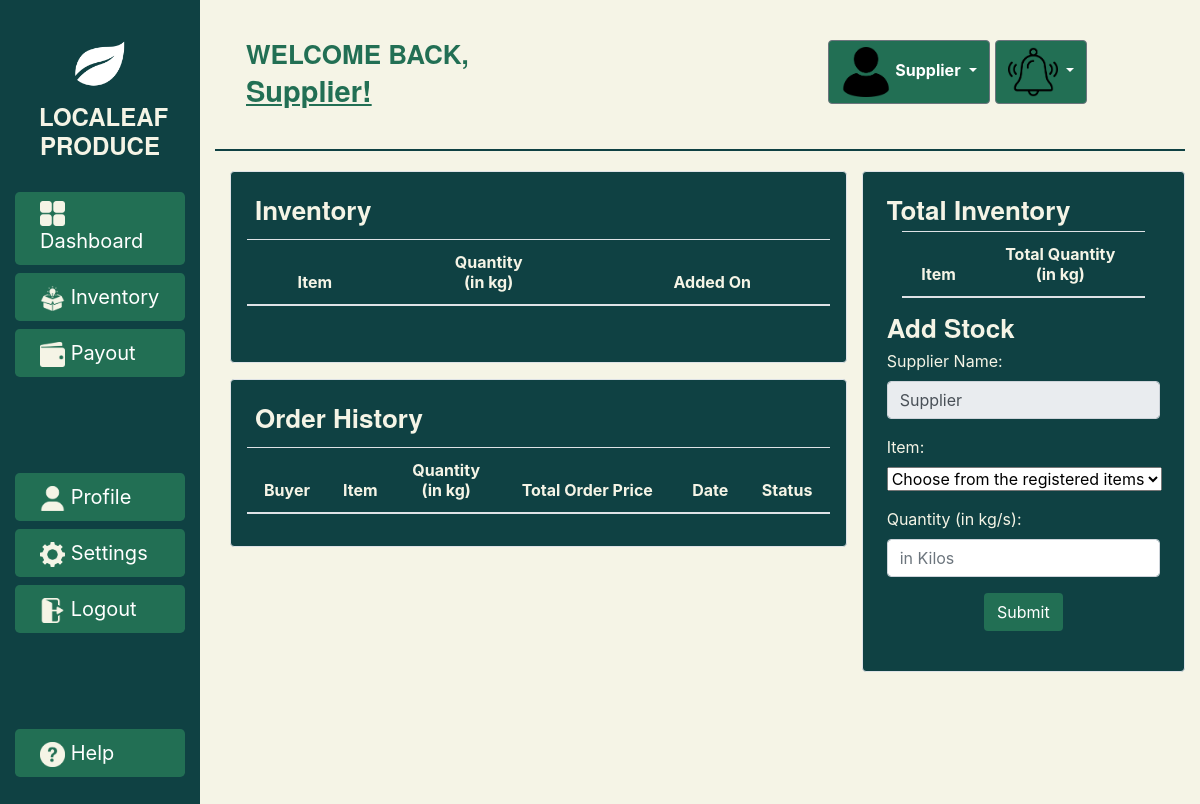
The app's page /s_inventory, older data.
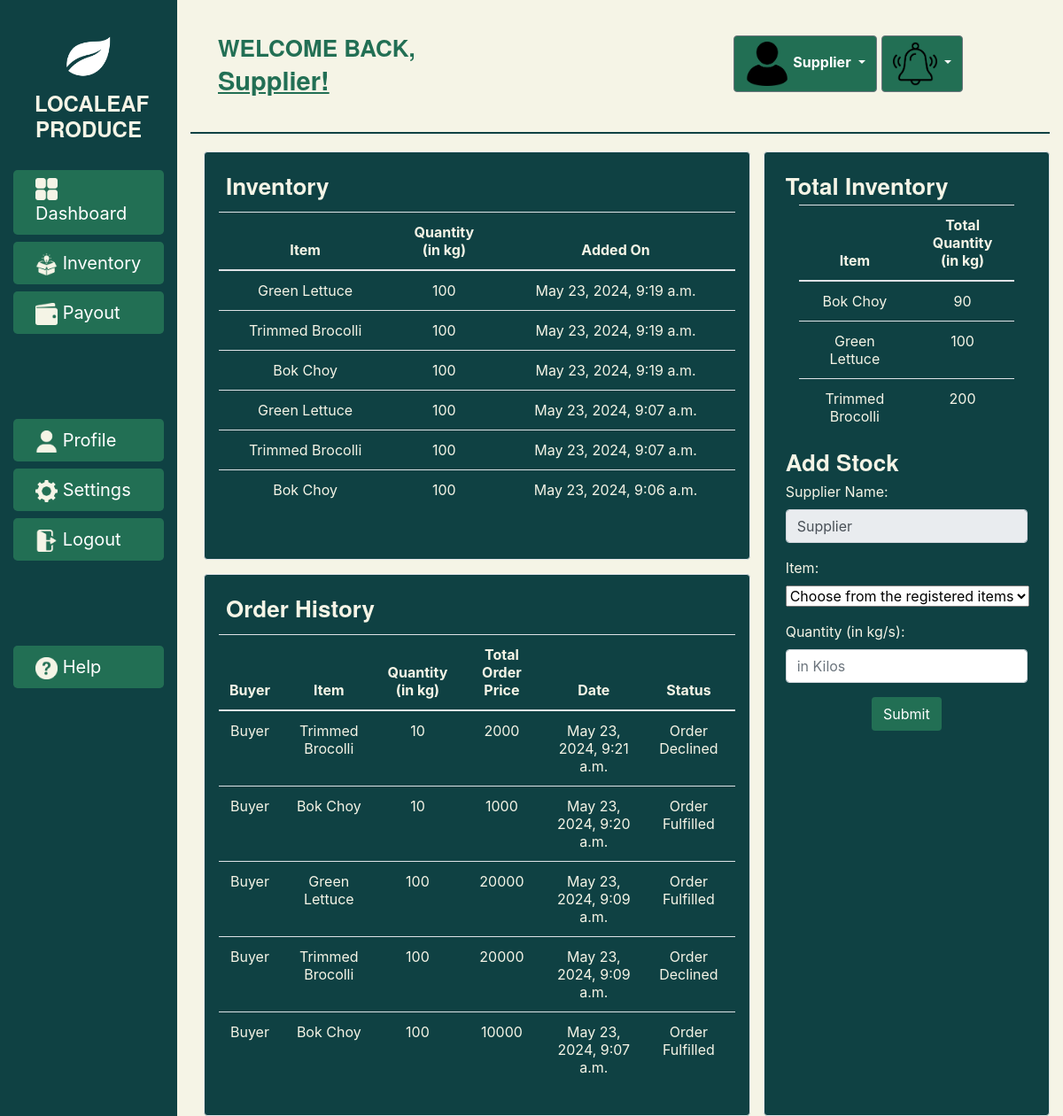
The same page, newer data.
### lapp/models.py (models this page shows, shortened)
class SupplierStock(models.Model):
    name = models.CharField(max_length=300)
    item = models.CharField(max_length=300)
    quantity = models.IntegerField()
    stock_added_on = models.DateTimeField(auto_now_add=True)
    objects = models.Manager()

class OrderHistory(models.Model):
    supplier = models.CharField(max_length=300)
    buyer = models.CharField(max_length=300, default='Buyer')
    item = models.CharField(max_length=300)
    quantity = models.IntegerField()
    total_price = models.IntegerField(default=0)
    date = models.DateTimeField(auto_now_add=True)
    status = models.CharField(max_length=300, default='Pending')
    objects = models.Manager()

### lapp/views.py (the view)
# urls.py: path('s_inventory', views.s_inventory, name='s_inventory'),
def s_inventory(request):
    stocks= SupplierStock.objects.all().order_by('-stock_added_on')
    total_quantity = SupplierStock.objects.values('item').annotate(total_quantity=Sum('quantity'))
    orders = OrderHistory.objects.all()
    allorders= OrderHistory.objects.all().order_by('-date')
    if (request.method=="POST"):
        name = request.POST.get('name')
        item = request.POST.get('item')
        quantity = request.POST.get('quantity')
        SupplierStock.objects.create(name=name, item=item, quantity=quantity)
    return render(request, 'lapp/inventory.html', {'stocks':stocks, 'total_quantity': total_quantity, 'orders':orders, 'allorders':allorders})

### lapp/templates/lapp/inventory.html (shortened to what this page needs)
{% load static %}
<html>
<link rel="stylesheet" href="https://stackpath.bootstrapcdn.com/bootstrap/4.3.1/css/bootstrap.min.css"/>
<body>
  <div class="container-fluid">
      <div class="row">
              <div class="col-sm-2 bcolor2">
                <div class="mx-auto sticky">
                    <h4 class="bodycolor h4 p-4 text-center mt-2"><img class="center-block" src="{% static 'css/assets/1.png' %}" width="70" height="70" alt="Localeaf"><strong>LOCALEAF PRODUCE</strong></h1>
                        <a role="button" href="{% url 'supplier' %}" class="btn btn-block btn-lg text-left pl-4"><img src="{% static 'css/assets/navbar-icons/1.png' %}" width="25" height="25" alt="Localeaf">  Dashboard</a>
                        <a role="button" href="{% url 's_inventory' %}" class="btn btn-block btn-lg text-left pl-4"><img src="{% static 'css/assets/navbar-icons/2.png' %}" width="25" height="25" alt="Localeaf">  Inventory</a>
                        <button type="button" class="btn btn-block btn-lg text-left pl-4"><img src="{% static 'css/assets/navbar-icons/4.png' %}" width="25" height="25" alt="Localeaf">  Payout</button><br><br><br><br>
                        <button type="button" class="btn btn-block btn-lg text-left pl-4"><img src="{% static 'css/assets/navbar-icons/5.png' %}" width="25" height="25" alt="Localeaf">  Profile</button>
                        <button type="button" class="btn btn-block btn-lg text-left pl-4"><img src="{% static 'css/assets/navbar-icons/6.png' %}" width="25" height="25" alt="Localeaf">  Settings</button>
                        <a role="button" href="{% url 'home' %}" class="btn btn-block btn-lg text-left pl-4"><img src="{% static 'css/assets/navbar-icons/7.png' %}" width="25" height="25" alt="Localeaf">  Logout</a><br><br><br><br>
                        <button type="button" class="btn btn-block btn-lg text-left pl-4"><img src="{% static 'css/assets/navbar-icons/8.png' %}" width="25" height="25" alt="Localeaf">  Help</button><br><br><br><br>
                </div>
            </div>
          <div class="col bcolor">
            <div class="container-fluid">
              <br>
              <div class="row align-contents-center">
                <div class="col-sm-7 m-3">
                  <h4>WELCOME BACK,</h4><h5><u>Supplier!</u></h5>
                </div>
                <div class="col mt-3 bodycolor">
                  <div class="btn-group">
                    <div class="row">
                      <div class="col">
                        <div class="btn-group">
                          <button class="btn btn-secondary btn-md dropdown-toggle" type="button" data-toggle="dropdown" aria-haspopup="true" aria-expanded="false">
                            <img class="" src="{% static 'css/assets/person.png' %}" width="50" height="50" alt="Person">
                            <strong>Supplier</strong>
                          </button>
                        </div>
                        <div class="btn-group">
                          <button class="btn btn-secondary btn-md dropdown-toggle" type="button" data-toggle="dropdown" aria-haspopup="true" aria-expanded="false">
                          <img class="" src="{% static 'css/assets/bell.png' %}" width="50" height="50" alt="Person">
                          </button>
                      </div>
                    </div>
                  </div>
                </div>
                </div>
              </div>
            </div>
            <hr class="divider">
            <div class="container-fluid">
              <div class="row">
                <div class="col">
                  <div class="col bcolor2 border rounded p-3 align-items-center">
                    <div class="row col-center">
                      <div class="col-6 m-2">
                          <h4 class="bodycolor">Inventory</h4>
                      </div>
                    </div>
                    <div style="overflow:auto;">
                    <table class="table bodycolor text-center">
                      <thead class="thead">
                        <th scope="col">Item</th>
                        <th scope="col">Quantity <br>(in kg)</th>
                        <th scope="col">Added On</th>
                      <tbody>
                        {% for s in stocks %}
                          {% if s.quantity > 0 %}
                        <tr>
                          <td> {{ s.item }} </td>
                          <td> {{ s.quantity }} </td>
                          <td> {{ s.stock_added_on }} </td>
                        </tr>
                          {% endif %}
                        {% endfor %}
                      </tbody>
                    </table>
                    </div>
                    <br>
                  </div>
                  <div class="col bcolor2 border rounded p-3 mt-3 align-items-center">
                    <div class="row col-center">
                      <div class="col-6 m-2">
                          <h4 class="bodycolor">Order History</h4>
                      </div>
                    </div>
                    <div style="overflow:auto;">
                      <table class="table bodycolor text-center">
                        <thead class="thead">
                          <th scope="col">Buyer</th>
                          <th scope="col">Item</th>
                          <th scope="col">Quantity <br>(in kg)</th>
                          <th scope="col">Total Order Price</th>
                          <th scope="col">Date</th>
                          <th scope="col">Status</th>
                        <tbody>
                          {% for o in allorders %}
                          <tr>
                            <td> {{ o.buyer }} </td>
                            <td> {{ o.item }} </td>
                            <td> {{ o.quantity }} </td>
                            <td> {{ o.total_price }} </td>
                            <td> {{ o.date }} </td>
                            <td> {{ o.status }} </td>
                          </tr>
                          {% endfor %}
                        </tbody>
                      </table>
                    </div>
                  </div>
                </div>
                <div class="col-sm-4 bcolor2 border rounded p-4">
                  <h4 class="bodycolor">Total Inventory</h4>
                  <div class="container bodycolor">
                    <table class="table bodycolor text-center">
                      <thead class="thead">
                        <th scope="col">Item</th>
                        <th scope="col">Total Quantity <br>(in kg)</th>
                      <tbody>
                        {% for item in total_quantity %}
                          <tr>
                            <td>{{ item.item }}</td>
                            <td>{{ item.total_quantity }}</td>
                          </tr>
                        {% endfor %}
                      </tbody>
                    </table>
                  </div>
                  <h4 class="bodycolor mt-3">Add Stock</h4>
                  <form class="bodycolor" method="POST" action="{% url 's_inventory' %}">{% csrf_token %}
                    <label for="name">Supplier Name:</label>
                    <input type="text" class="form-control w-20 mb-3" id="name" name="name" value="Supplier" readonly>
                    <label for="item">Item:</label>
                    <select name="item" id="item" class="form-select w-20 mb-3" aria-label="Default select example">
                      <option selected>Choose from the registered items</option>
                    </select>
                    <label for="quantity">Quantity (in kg/s):</label>
                    <input type="text" class="form-control w-20 mb-3" id="quantity" name="quantity" placeholder="in Kilos" required>
                    <button type="submit" class="mt-3 btn mx-auto d-block">Submit</button>
                  </form>
                </div>
              </div>
            </div>
          </div>
      </div>
  </div>
</body>
</html>

Row changes from the older to the newer data that the page shows:
added SupplierStock: item "Green Lettuce", quantity "100", stock_added_on "May 23, 2024, 9:19 a.m."
added SupplierStock: item "Trimmed Brocolli", quantity "100", stock_added_on "May 23, 2024, 9:19 a.m."
added SupplierStock: item "Bok Choy", quantity "100", stock_added_on "May 23, 2024, 9:19 a.m."
added SupplierStock: item "Green Lettuce", quantity "100", stock_added_on "May 23, 2024, 9:07 a.m."
added SupplierStock: item "Trimmed Brocolli", quantity "100", stock_added_on "May 23, 2024, 9:07 a.m."
added SupplierStock: item "Bok Choy", quantity "100", stock_added_on "May 23, 2024, 9:06 a.m."
added OrderHistory: buyer "Buyer", item "Trimmed Brocolli", quantity "10", total_price "2000", date "May 23, 2024, 9:21 a.m.", status "Order Declined"
added OrderHistory: buyer "Buyer", item "Bok Choy", quantity "10", total_price "1000", date "May 23, 2024, 9:20 a.m.", status "Order Fulfilled"
added OrderHistory: buyer "Buyer", item "Green Lettuce", quantity "100", total_price "20000", date "May 23, 2024, 9:09 a.m.", status "Order Fulfilled"
added OrderHistory: buyer "Buyer", item "Trimmed Brocolli", quantity "100", total_price "20000", date "May 23, 2024, 9:09 a.m.", status "Order Declined"
added OrderHistory: buyer "Buyer", item "Bok Choy", quantity "100", total_price "10000", date "May 23, 2024, 9:07 a.m.", status "Order Fulfilled"
Text that changed along with them:
new list line: "Bok Choy 90"
new list line: "Green Lettuce 100"
new list line: "Trimmed Brocolli 200"
